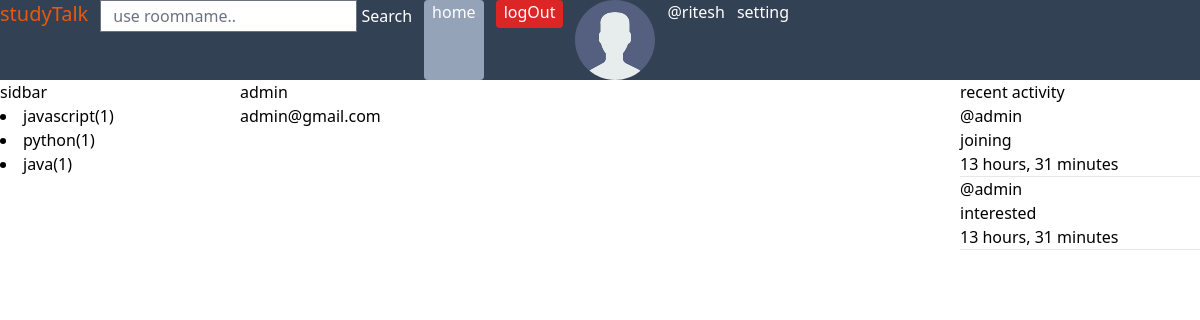
Page /profile/1 (signed in) on the committed database.
### base/models.py (models this page shows, shortened)
class User(AbstractUser):
    name=models.CharField(max_length=200,null=True)
    email=models.EmailField(unique=True,null=True)
    bio=models.TextField(null=True)
    avatar=models.ImageField(upload_to="images/", null=True,blank=True,default='avatar.svg')
    USERNAME_FIELD='email'
    REQUIRED_FIELDS = ['username']  # Required when creating a superuser

class Topic(models.Model):
    name=models.CharField(max_length=200,null=True,unique=True)

class Message(models.Model):
    user = models.ForeignKey(User, on_delete=models.CASCADE)
    room = models.ForeignKey(Room, on_delete=models.CASCADE)
    message = models.TextField()
    created_at = models.DateTimeField(auto_now_add=True)
    updated_at = models.DateTimeField(auto_now=True)
    class Meta:
        ordering = ['-updated_at','-created_at']

### base/views.py (the view)
# urls.py: path('profile/<int:user_id>',views.userProfile,name='profile'),
def userProfile(request,user_id):
    user=get_object_or_404(User,pk=user_id)
    rooms = user.room_set.all()
    room_messages = user.message_set.all()
    topics = Topic.objects.all()
    print(user)
    print(request.user)
    flag=None
    if user == request.user:
        flag="True"
        print(flag)
    context = {'feed_user': user, 'rooms': rooms,
               'messages': room_messages, 'topics': topics,'flag':flag}
    return render(request, 'base/profile.html', context)

### base/templates/base/profile.html (shortened to what this page needs)
{% extends "layout.html" %}
{% block content %}
<div class="profile-container">
    <div>
        {% include "base/topic-component.html" %}
    </div>
    <div>
        <div>
            <h2>{{feed_user.username}}</h2>
            <p>{{feed_user.email}}</p>
        </div>
    </div>
    <div>
        {% include "base/activity-component.html" %}
    </div>
</div>
{% endblock %}

### templates/layout.html (shortened to what this page needs)
{% load static %}
{% load static tailwind_tags %}
<!DOCTYPE html>
<html lang="en">
<head>
    <link rel="stylesheet" href="{% static "styles/style.css"%}">
    {% tailwind_css %}
</head>
<body >
    <nav class="bg-slate-700 text-white flex gap-3">
        <span class="text-xl text-orange-600">studyTalk</span>
    <form action="{% url 'search' %}" method="post" class=" ">
        <input
        class="outline-none h-8"
        type="search"
        placeholder="use roomname.."
        name="search_query"
        required aria-label="Search"
     >
     <button  type="submit">Search</button>
    </form>
    <a href="{% url "index" %}" class="bg-slate-400 rounded px-2">home</a>
    {% if user.is_authenticated %}
                <form action="{% url 'logout'%}" method="post" >
                    <button  type="submit" class="bg-red-600 rounded  px-2 pb-1">logOut</button>
                </form>
                {% if user.avatar%}
                <img height="80" width="80" src="{{user.avatar.url}}" alt="avatar">
                {% endif %}
                <a href="{% url "profile" user.id %}">@{{user.username}}</a>
                <a href="{% url "update-profile" %}">setting</a>
    {% else %}
                <a href="{% url "login" %}" class="bg-green-400 rounded px-2 pb-1"><button>login</button></a>
                <a href="{% url "sign-up" %}" class="bg-teal-500 rounded px-2 pb-1"><button>signUP</button></a>
    {% endif %}
            </nav>
    {% block content %}
    {% endblock %}
</body>
</html>

### base/templates/base/topic-component.html
<div class="sidebar"><h3>sidbar</h3>
    {% for topic  in topics %}
    <a href="">
        <li>
            <a href="{% url "search"%}?q={{topic.name}}">{{topic.name}}<span>({{topic.room_set.all.count}})</span></a>
        </li>
    </a>
    {% endfor %}
</div>

### base/templates/base/activity-component.html
<h2>recent activity</h2>
        {% for message in messages %}
        <a href="{% url 'profile' message.user.id %}">
                <h4>@{{message.user.username}}</h4>
        </a>
        <p>{{message.message}}</p>
        <span>{{message.created_at|timesince}}</span>
        <hr>
        {% endfor %}

### static/styles/style.css (style rules this page uses)
hr { background-color: blue; height: 5px; }

### base/templates/base/profile.html (style rules this page uses)
.profile-container { display:grid; grid-template-columns: 1fr 3fr 1fr; }

### rows in the picture
User: avatar (placeholder picture), username "ritesh"
Topic: name "javascript", room_set.all.count "1"
Topic: name "python", room_set.all.count "1"
Topic: name "java", room_set.all.count "1"
User: username "admin", email "admin@gmail.com"
Message: user.username "admin", message "joining", created_at "13 hours, 31 minutes"
Message: user.username "admin", message "interested", created_at "13 hours, 31 minutes"
